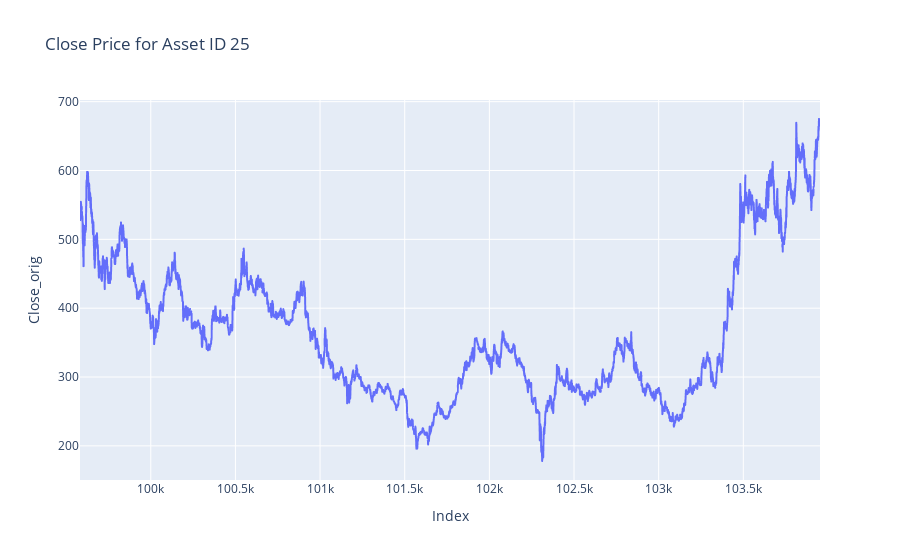

The notebook cell this image was saved under:
### Code cell
plot_close_by_asset(df= test_df, asset_id= token)

### Figure 1 — Plotly figure (JSON) as saved in the notebook; plotly's stock layout.template omitted (floating-point values rounded to 4 significant figures; data arrays with more than 128 entries replaced by an {"elided": "..."} marker saying what was removed)
{"data": [{"hovertemplate": "Index=%{x}<br>Close_orig=%{y}<extra></extra>", "legendgroup": "", "line": {"color": "#636efa", "dash": "solid"}, "marker": {"symbol": "circle"}, "mode": "lines", "name": "", "showlegend": false, "type": "scattergl", "x": {"elided": "4372 int values"}, "xaxis": "x", "y": {"elided": "4372 float values"}, "yaxis": "y"}], "layout": {"legend": {"tracegroupgap": 0}, "title": {"text": "Close Price for Asset ID 25"}, "xaxis": {"anchor": "y", "domain": [0, 1], "title": {"text": "Index"}}, "yaxis": {"anchor": "x", "domain": [0, 1], "title": {"text": "Close_orig"}}}}
